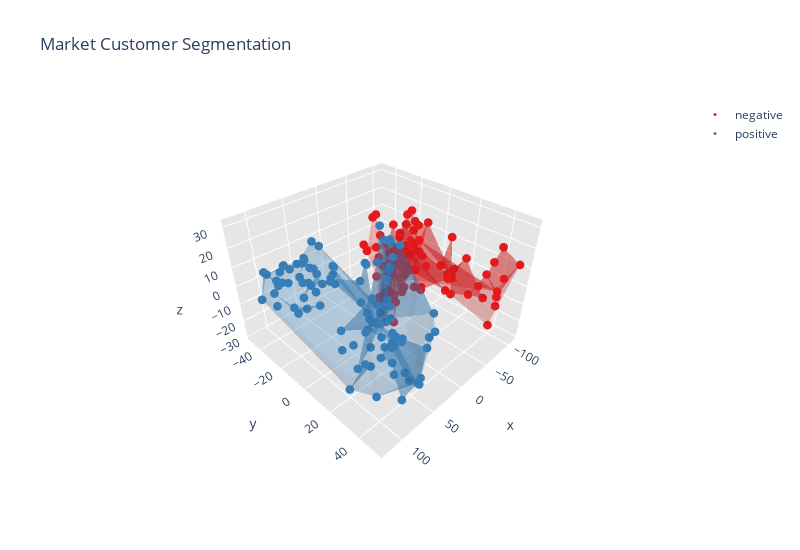

Source (notebook cell):
### Code cell
import plotly            as py
from plotly.offline      import download_plotlyjs, init_notebook_mode, plot, iplot
init_notebook_mode(connected=True)    #THIS LINE IS MOST IMPORTANT AS THIS WILL DISPLAY PLOT ON 
#NOTEBOOK WHILE KERNEL IS RUNNING


data = []
clusters = []
colors = ['rgb(228,26,28)','rgb(55,126,184)','rgb(77,175,74)']

for i in range(len(origin_3d_pca.labels.unique())):
    name = origin_3d_pca.labels.unique()[i]
    color = colors[i]
    x = origin_3d_pca[ origin_3d_pca['labels'] == name ]['zero']
    y = origin_3d_pca[ origin_3d_pca['labels'] == name ]['first']
    z = origin_3d_pca[ origin_3d_pca['labels'] == name ]['second']
    
    trace = dict(
        name = name,
        x = x, y = y, z = z,
        type = "scatter3d",    
        mode = 'markers',
        marker = dict( size=3, color=color, line=dict(width=0) ) )
    data.append( trace )
    
    cluster = dict(
        color = color,
        opacity = 0.3,
        type = "mesh3d",    
        x = x, y = y, z = z )
    data.append( cluster )

layout = dict(
    width=800,
    height=550,
    autosize=False,
    title='Market Customer Segmentation',
    scene=dict(
        xaxis=dict(
            gridcolor='rgb(255, 255, 255)',
            zerolinecolor='rgb(255, 255, 255)',
            showbackground=True,
            backgroundcolor='rgb(230, 230,230)'
        ),
        yaxis=dict(
            gridcolor='rgb(255, 255, 255)',
            zerolinecolor='rgb(255, 255, 255)',
            showbackground=True,
            backgroundcolor='rgb(230, 230,230)'
        ),
        zaxis=dict(
            gridcolor='rgb(255, 255, 255)',
            zerolinecolor='rgb(255, 255, 255)',
            showbackground=True,
            backgroundcolor='rgb(230, 230,230)'
        ),
        aspectratio = dict( x=1, y=1, z=0.7 ),
        aspectmode = 'manual'        
    ),
)

fig = dict(data=data, layout=layout)
iplot(fig)
